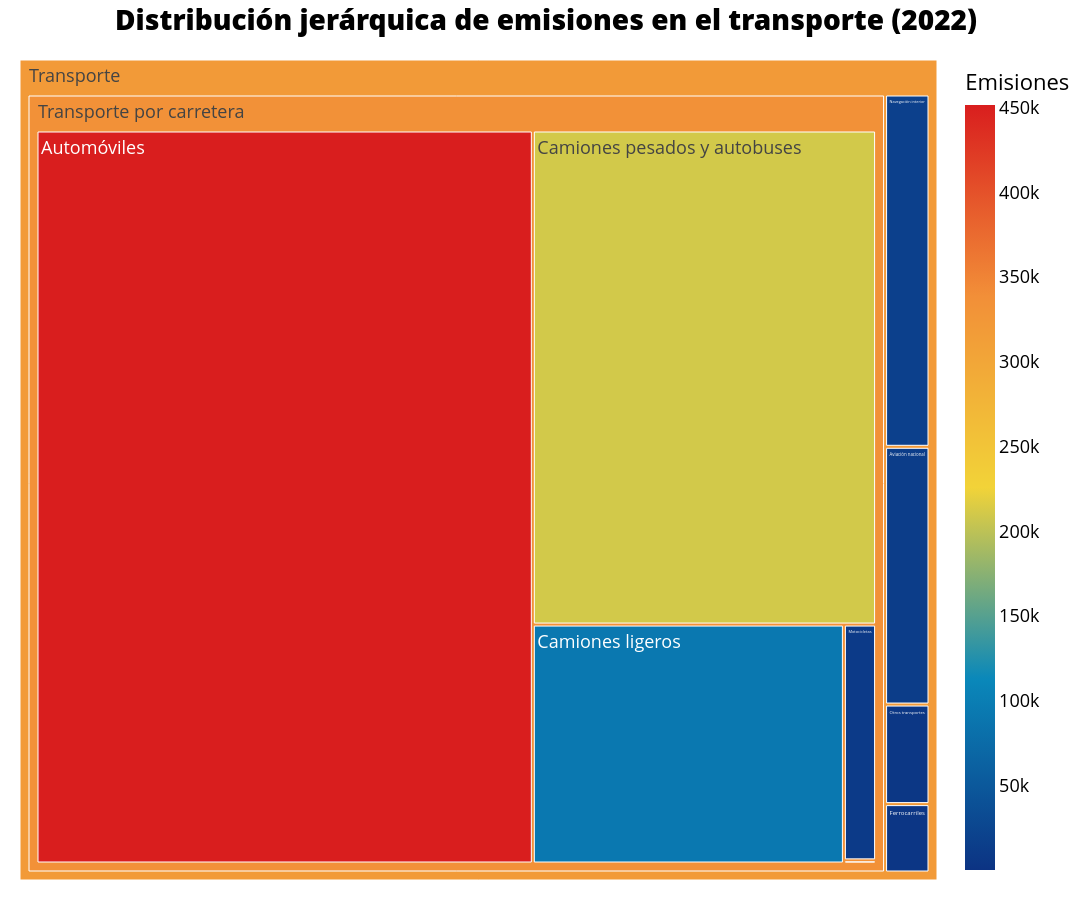

Source (notebook cell):
### Markdown cell above
#### __¿Qué medios de transporte concentran la mayor parte de las emisiones en 2022?__

### Code cell
df_2022 = df_greenhouse_gases[df_greenhouse_gases['Años'] == 2022]

# Categorías directas de 'Transporte' (nivel 2)
transport_categories = {
    'Combustión_en_la_aviación_nacional': 'Transporte',
    'Combustión_en_ferrocarriles': 'Transporte',
    'Combustión_en_la_navegación_interior': 'Transporte',
    'Combustión_en_otros_transportes': 'Transporte'}

# Subcategorías bajo 'Transporte por carretera' (nivel 3)
road_subcategories = {
    'Combustión_en_motocicletas': 'Combustión_en_el_transporte_por_carretera',
    'Combustión_en_otros_transportes_por_carretera': 'Combustión_en_el_transporte_por_carretera',
    'Combustión_en_camiones_ligeros': 'Combustión_en_el_transporte_por_carretera',
    'Combustión_en_camiones_pesados_y_autobuses': 'Combustión_en_el_transporte_por_carretera',
    'Combustión_en_automóviles': 'Combustión_en_el_transporte_por_carretera'}

# Construcción de registros jerárquicos
data_rows = []

# Nivel 2: Categorías directas de transporte
for col, parent in transport_categories.items():
    value = df_2022[col].values[0]
    data_rows.append({
        'Nivel1': parent,
        'Nivel2': col,
        'Nivel3': None,
        'Emisiones': value})

# Nivel 3: Subcategorías de carretera
for col, parent in road_subcategories.items():
    value = df_2022[col].values[0]
    data_rows.append({
        'Nivel1': 'Transporte',
        'Nivel2': parent,
        'Nivel3': col,
        'Emisiones': value})

# Crear DataFrame
df_plot = pd.DataFrame(data_rows)

# Mapeo de nombres más amigables
rename_map = {
    'Combustión_en_la_aviación_nacional': 'Aviación nacional',
    'Combustión_en_ferrocarriles': 'Ferrocarriles',
    'Combustión_en_la_navegación_interior': 'Navegación interior',
    'Combustión_en_otros_transportes': 'Otros transportes',
    'Combustión_en_el_transporte_por_carretera': 'Transporte por carretera',
    'Combustión_en_motocicletas': 'Motocicletas',
    'Combustión_en_otros_transportes_por_carretera': 'Otros por carretera',
    'Combustión_en_camiones_ligeros': 'Camiones ligeros',
    'Combustión_en_camiones_pesados_y_autobuses': 'Camiones pesados y autobuses',
    'Combustión_en_automóviles': 'Automóviles'}
df_plot.replace(rename_map, inplace=True)

fig = px.treemap(
    df_plot,
    path=['Nivel1', 'Nivel2', 'Nivel3'],
    values='Emisiones',
    color='Emisiones',
    color_continuous_scale='Portland',
    title='Distribución jerárquica de emisiones en el transporte (2022)')

fig.update_layout(
    width=1600,
    height=900,
    margin=dict(t=60, l=20, r=20, b=20),
    font=dict(size=18, color='black'),
    title=dict(
        font=dict(size=28, color='black', weight=800),
        x=0.5, xanchor='center'))

fig.show()

### Figure 1 — Plotly figure (JSON) as saved in the notebook; plotly's stock layout.template omitted (floating-point values rounded to 4 significant figures)
{"data": [{"branchvalues": "total", "customdata": [[9417.0], [124.8], [92240.0], [210500.0], [451500.0], [13110.0], [3477.0], [17910.0], [5062.0], [336200.0], [320300.0]], "domain": {"x": [0, 1], "y": [0, 1]}, "hovertemplate": "labels=%{label}<br>Emisiones_sum=%{value}<br>parent=%{parent}<br>id=%{id}<br>Emisiones=%{color}<extra></extra>", "ids": ["Transporte/Transporte por carretera/Motocicletas", "Transporte/Transporte por carretera/Otros por carretera", "Transporte/Transporte por carretera/Camiones ligeros", "Transporte/Transporte por carretera/Camiones pesados y autobuses", "Transporte/Transporte por carretera/Automóviles", "Transporte/Aviación nacional", "Transporte/Ferrocarriles", "Transporte/Navegación interior", "Transporte/Otros transportes", "Transporte/Transporte por carretera", "Transporte"], "labels": ["Motocicletas", "Otros por carretera", "Camiones ligeros", "Camiones pesados y autobuses", "Automóviles", "Aviación nacional", "Ferrocarriles", "Navegación interior", "Otros transportes", "Transporte por carretera", "Transporte"], "marker": {"coloraxis": "coloraxis", "colors": [9417.0, 124.8, 92240.0, 210500.0, 451500.0, 13110.0, 3477.0, 17910.0, 5062.0, 336200.0, 320300.0]}, "name": "", "parents": ["Transporte/Transporte por carretera", "Transporte/Transporte por carretera", "Transporte/Transporte por carretera", "Transporte/Transporte por carretera", "Transporte/Transporte por carretera", "Transporte", "Transporte", "Transporte", "Transporte", "Transporte", ""], "type": "treemap", "values": [9417.0, 124.8, 92240.0, 210500.0, 451500.0, 13110.0, 3477.0, 17910.0, 5062.0, 763700.0, 803300.0]}], "layout": {"coloraxis": {"colorbar": {"title": {"text": "Emisiones"}}, "colorscale": [[0, "rgb(12,51,131)"], [0.25, "rgb(10,136,186)"], [0.5, "rgb(242,211,56)"], [0.75, "rgb(242,143,56)"], [1, "rgb(217,30,30)"]]}, "font": {"color": "black", "size": 18}, "height": 900, "legend": {"tracegroupgap": 0}, "margin": {"b": 20, "l": 20, "r": 20, "t": 60}, "title": {"font": {"color": "black", "size": 28, "weight": 800}, "text": "Distribución jerárquica de emisiones en el transporte (2022)", "x": 0.5, "xanchor": "center"}, "width": 1600}}
